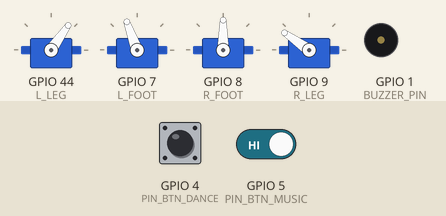
Bench run of a sketch on a simulated ESP32. Shown: 4 × servo, buzzer (waves = sounding). Inputs (shaded band) come from the test bench; at power-on: GPIO 4 (PIN_BTN_DANCE) HIGH, GPIO 5 (PIN_BTN_MUSIC) HIGH. Random numbers use the default seed unless the sketch sets one; the RemoteXY app is connected.

Above: at 5.3 s.
5.4 s: GPIO 4 (PIN_BTN_DANCE) pulled LOW for 1 s
At 5.87 s:
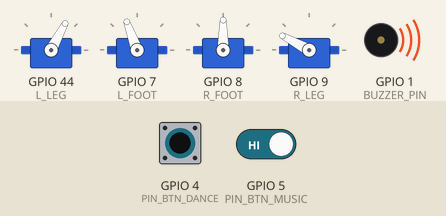
At 6.9 s:
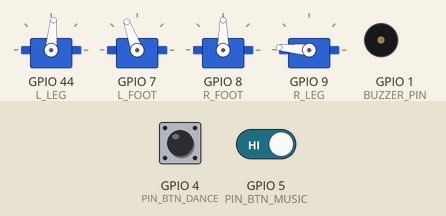
8.9 s: GPIO 4 (PIN_BTN_DANCE) pulled LOW for 3.2 s
At 10.53 s:
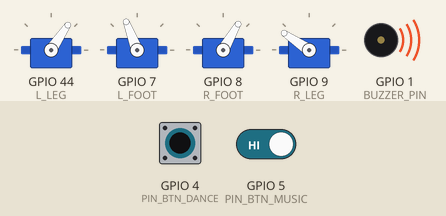
13.6 s: GPIO 4 (PIN_BTN_DANCE) pulled LOW for 3.2 s
18.3 s: GPIO 4 (PIN_BTN_DANCE) driven LOW and GPIO 5 (PIN_BTN_MUSIC) driven LOW
23.5 s: GPIO 4 (PIN_BTN_DANCE) driven HIGH
26.6 s: GPIO 4 (PIN_BTN_DANCE) driven LOW
At 38.4 s:
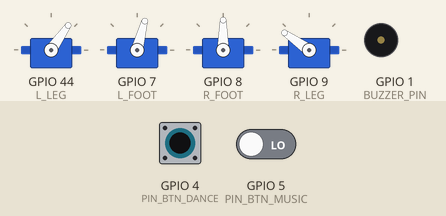
Timing chart, 0 to 54.3 s (numbered marks = the images above; inputs shaded):
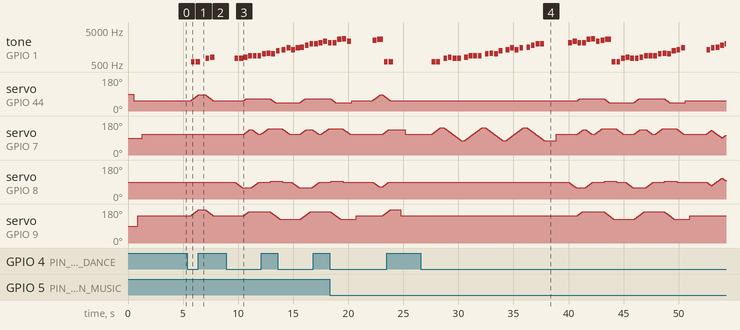

Measured:
- after the input at 5.4 s, tone on GPIO 1 (BUZZER_PIN): plays 587 Hz for 0.35 s, 587 Hz for 0.40 s, 740 Hz for 0.35 s, 784 Hz for 0.40 s, starting after 0.33 s; servo on GPIO 44 (L_LEG): rises from 55° to 85° in 0.67 s, then falls to 55° in 1.3 s; servo on GPIO 9 (R_LEG): rises from 145° to 175° in 0.67 s, then falls to 145° in 1.3 s
- after the input at 8.9 s, tone on GPIO 1 (BUZZER_PIN): plays 740 Hz for 0.35 s, 740 Hz for 0.40 s, 784 Hz for 0.35 s, 880 Hz for 0.35 s, 880 Hz for 0.35 s, 880 Hz for 0.35 s … (10 notes in this stretch), starting after 0.78 s; servo on GPIO 44 (L_LEG): rises from 55° to 65° in 0.21 s, then falls to 45° in 2.6 s

The sketch:

Otto_Groupe04.ino
```cpp
/*    -- HK --   */

// ================== REMOTEXY ==================
#define REMOTEXY_MODE__ESP32CORE_BLE
#include <BLEDevice.h>
#include <ESP32Servo.h>

#define REMOTEXY_BLUETOOTH_NAME "HK"
#define REMOTEXY_ACCESS_PASSWORD "silksong"

#include <RemoteXY.h>

#pragma pack(push, 1)
uint8_t const PROGMEM RemoteXY_CONF_PROGMEM[] =   // 57 bytes V19
  { 255,5,0,0,0,50,0,19,0,0,0,72,75,0,200,1,106,200,1,1,
  4,0,5,15,43,80,80,32,21,172,31,3,6,6,53,8,135,21,26,1,
  6,133,32,32,0,21,31,0,1,70,134,33,33,0,21,31,0 };

struct {
  int8_t  joystick_01_x;
  int8_t  joystick_01_y;
  uint8_t selectorSwitch_01; // 0=A 1=B 2=C 3=D 4=E 5=F 6=G(dance+musique)
  uint8_t button_01;         // virage gauche
  uint8_t button_02;         // virage droit
  uint8_t connect_flag;
} RemoteXY;
#pragma pack(pop)

// ================== VITESSE ==================
struct SpeedProfile { int stepDelay; int pauseDelay; };

SpeedProfile getSpeed() {
  switch (RemoteXY.selectorSwitch_01) {
    case 0: return {20, 120};
    case 1: return {16,  95};
    case 2: return {12,  70};
    case 3: return { 9,  50};
    case 4: return { 5,  20};
    case 5: return { 5,  10};
    case 6: return { 9,  50};
    default: return {10,  60};
  }
}

// ================== PINS ==================
#define BUZZER_PIN    D0   // ton buzzer est sur D0
#define PIN_BTN_DANCE D3
#define PIN_BTN_MUSIC D4

// ================== PITCHES ==================
#define NOTE_D5  587
#define NOTE_FS5 740
#define NOTE_G5  784
#define NOTE_A6  880
#define NOTE_B6  988
#define NOTE_C6  1047
#define NOTE_DS6 1245
#define NOTE_E6  1319
#define NOTE_FS6 1480
#define NOTE_G6  1568
#define NOTE_A7  1760
#define NOTE_B7  1976
#define NOTE_C7  2093
#define NOTE_D7  2349
#define NOTE_DS7 2489
#define NOTE_E7  2637
#define NOTE_F7  2794

// ================== MELODIE ==================
int melody[] = {
  NOTE_D5,  NOTE_D5,  NOTE_FS5, NOTE_G5,
  NOTE_FS5, NOTE_FS5, NOTE_G5,  NOTE_A6,
  NOTE_A6,  NOTE_A6,  NOTE_B6,  NOTE_C6,
  NOTE_B6,  NOTE_DS6, NOTE_E6,  NOTE_FS6,
  NOTE_E6,  NOTE_FS6, NOTE_G6,  NOTE_A7,
  NOTE_B7,  NOTE_B7,  NOTE_C7,  NOTE_D7,
  NOTE_C7,  NOTE_C7,  NOTE_E7,  NOTE_F7,
  NOTE_D7,  NOTE_DS7, NOTE_E7
};
int durations[] = {
  400, 400, 400, 400,
  400, 400, 400, 400,
  400, 400, 400, 400,
  400, 400, 400, 400,
  400, 400, 400, 400,
  400, 400, 400, 400,
  400, 400, 400, 400,
  400, 400, 600
};
const int MELODY_LEN = sizeof(melody) / sizeof(melody[0]);

bool          musicOn        = false;
bool          btn_music_prev = false;
int           musicNote      = 0;
unsigned long musicNext      = 0;
unsigned long musicSilence   = 0;
bool          musicPlaying   = false;

void musicStart() {
  musicOn      = true;
  musicNote    = 0;
  musicNext    = millis();
  musicPlaying = false;
}

void musicStop() {
  musicOn      = false;
  musicPlaying = false;
  noTone(BUZZER_PIN);
}

// Non-bloquant : appelé dans chaque itération servo
void updateMusic() {
  if (!musicOn) return;
  unsigned long now = millis();
  // Couper la note à 85% de sa durée
  if (musicPlaying && now >= musicSilence) {
    noTone(BUZZER_PIN);
    musicPlaying = false;
  }
  // Lancer la note suivante
  if (!musicPlaying && now >= musicNext) {
    tone(BUZZER_PIN, melody[musicNote], durations[musicNote]);
    musicPlaying = true;
    musicSilence = now + (unsigned long)(durations[musicNote] * 0.85);
    musicNext    = now + (unsigned long)durations[musicNote];
    musicNote    = (musicNote + 1) % MELODY_LEN;
  }
}

// ================== SERVOS ==================
Servo L_LEG, R_LEG, L_FOOT, R_FOOT;

const int OFFSET_L_LEG  = -35;
const int OFFSET_R_LEG  = +55;
const int OFFSET_L_FOOT = +20;
const int OFFSET_R_FOOT =   0;

int pos_L_LEG  = 90 + OFFSET_L_LEG;
int pos_R_LEG  = 90 + OFFSET_R_LEG;
int pos_L_FOOT = 90 + OFFSET_L_FOOT;
int pos_R_FOOT = 90 + OFFSET_R_FOOT;

// ================== PRIMITIVES ==================
void moveSlow(Servo &servo, int &currentPos, int target, int stepDelay) {
  if (currentPos < target)
    for (int i = currentPos; i <= target; i++) { servo.write(i); updateMusic(); RemoteXY_delay(stepDelay); yield(); }
  else
    for (int i = currentPos; i >= target; i--) { servo.write(i); updateMusic(); RemoteXY_delay(stepDelay); yield(); }
  currentPos = target;
}

void moveSlowDuo(Servo &s1, int &p1, int t1,
                 Servo &s2, int &p2, int t2, int stepDelay) {
  int steps = max(abs(t1-p1), abs(t2-p2));
  for (int i = 0; i <= steps; i++) {
    if (p1 != t1) { p1 += (t1>p1)?1:-1; s1.write(p1); }
    if (p2 != t2) { p2 += (t2>p2)?1:-1; s2.write(p2); }
    updateMusic(); RemoteXY_delay(stepDelay); yield();
  }
}

void moveSlowTrio(Servo &s1, int &p1, int t1,
                  Servo &s2, int &p2, int t2,
                  Servo &s3, int &p3, int t3, int stepDelay) {
  int steps = max({abs(t1-p1), abs(t2-p2), abs(t3-p3)});
  for (int i = 0; i <= steps; i++) {
    if (p1 != t1) { p1 += (t1>p1)?1:-1; s1.write(p1); }
    if (p2 != t2) { p2 += (t2>p2)?1:-1; s2.write(p2); }
    if (p3 != t3) { p3 += (t3>p3)?1:-1; s3.write(p3); }
    updateMusic(); RemoteXY_delay(stepDelay); yield();
  }
}

void moveSlowQuad(Servo &s1, int &p1, int t1,
                  Servo &s2, int &p2, int t2,
                  Servo &s3, int &p3, int t3,
                  Servo &s4, int &p4, int t4, int stepDelay) {
  int steps = max({abs(t1-p1), abs(t2-p2), abs(t3-p3), abs(t4-p4)});
  for (int i = 0; i <= steps; i++) {
    if (p1 != t1) { p1 += (t1>p1)?1:-1; s1.write(p1); }
    if (p2 != t2) { p2 += (t2>p2)?1:-1; s2.write(p2); }
    if (p3 != t3) { p3 += (t3>p3)?1:-1; s3.write(p3); }
    if (p4 != t4) { p4 += (t4>p4)?1:-1; s4.write(p4); }
    updateMusic(); RemoteXY_delay(stepDelay); yield();
  }
}

// ================== INITIALISATION ==================
void initialisation() {
  pos_L_LEG  = 90 + OFFSET_L_LEG;
  pos_R_LEG  = 90 + OFFSET_R_LEG;
  pos_L_FOOT = 90 + OFFSET_L_FOOT;
  pos_R_FOOT = 90 + OFFSET_R_FOOT;
  L_LEG.write(pos_L_LEG);   RemoteXY_delay(400); yield();
  R_LEG.write(pos_R_LEG);   RemoteXY_delay(400); yield();
  L_FOOT.write(pos_L_FOOT); RemoteXY_delay(400); yield();
  R_FOOT.write(pos_R_FOOT); RemoteXY_delay(400); yield();
}

// ================== PAS DROIT ==================
void pasDroit(int ampActif, int ampPivot, int balance) {
  SpeedProfile sp = getSpeed();
  moveSlow(R_FOOT, pos_R_FOOT, 90 + OFFSET_R_FOOT - 30, sp.stepDelay);
  RemoteXY_delay(sp.pauseDelay);
  moveSlowTrio(L_LEG,  pos_L_LEG,  80  + OFFSET_L_LEG  + ampActif,
               R_LEG,  pos_R_LEG,  90  + OFFSET_R_LEG  + ampPivot,
               L_FOOT, pos_L_FOOT, 100 + OFFSET_L_FOOT + balance,
               sp.stepDelay);
  RemoteXY_delay(sp.pauseDelay);
  moveSlowDuo(R_FOOT, pos_R_FOOT, 90 + OFFSET_R_FOOT,
              L_FOOT, pos_L_FOOT, 90 + OFFSET_L_FOOT, sp.stepDelay);
  RemoteXY_delay(sp.pauseDelay);
}

// ================== PAS GAUCHE ==================
void pasGauche(int ampActif, int ampPivot, int balance) {
  SpeedProfile sp = getSpeed();
  moveSlow(L_FOOT, pos_L_FOOT, 90 + OFFSET_L_FOOT + 30, sp.stepDelay);
  RemoteXY_delay(sp.pauseDelay);
  moveSlowTrio(L_LEG,  pos_L_LEG,  100 + OFFSET_L_LEG  - ampPivot,
               R_LEG,  pos_R_LEG,   90 + OFFSET_R_LEG  - ampActif,
               R_FOOT, pos_R_FOOT,  80 + OFFSET_R_FOOT + balance,
               sp.stepDelay);
  RemoteXY_delay(sp.pauseDelay);
  moveSlowDuo(L_FOOT, pos_L_FOOT, 90 + OFFSET_L_FOOT,
              R_FOOT, pos_R_FOOT, 90 + OFFSET_R_FOOT, sp.stepDelay);
  RemoteXY_delay(sp.pauseDelay);
}

// ================== PAS ARRIÈRE — INCHANGÉS ==================
void pasArriereDroit(int amplitude, int balance) {
  SpeedProfile sp = getSpeed();
  moveSlow(R_FOOT, pos_R_FOOT, 90 + OFFSET_R_FOOT - 30, sp.stepDelay);
  RemoteXY_delay(sp.pauseDelay);
  moveSlowTrio(L_LEG,  pos_L_LEG,  90 + OFFSET_L_LEG  - amplitude,
               R_LEG,  pos_R_LEG,  90 + OFFSET_R_LEG  - amplitude,
               L_FOOT, pos_L_FOOT, 90 + OFFSET_L_FOOT - balance,
               sp.stepDelay);
  RemoteXY_delay(sp.pauseDelay);
  moveSlowDuo(R_FOOT, pos_R_FOOT, 90 + OFFSET_R_FOOT,
              L_FOOT, pos_L_FOOT, 90 + OFFSET_L_FOOT, sp.stepDelay);
  RemoteXY_delay(sp.pauseDelay);
}

void pasArriereGauche(int amplitude, int balance) {
  SpeedProfile sp = getSpeed();
  moveSlow(L_FOOT, pos_L_FOOT, 90 + OFFSET_L_FOOT + 30, sp.stepDelay);
  RemoteXY_delay(sp.pauseDelay);
  moveSlowTrio(L_LEG,  pos_L_LEG,  90 + OFFSET_L_LEG  + amplitude,
               R_LEG,  pos_R_LEG,  90 + OFFSET_R_LEG  + amplitude,
               R_FOOT, pos_R_FOOT, 90 + OFFSET_R_FOOT + balance,
               sp.stepDelay);
  RemoteXY_delay(sp.pauseDelay);
  moveSlowDuo(L_FOOT, pos_L_FOOT, 90 + OFFSET_L_FOOT,
              R_FOOT, pos_R_FOOT, 90 + OFFSET_R_FOOT, sp.stepDelay);
  RemoteXY_delay(sp.pauseDelay);
}

// ================== DANCE ==================
bool danceRunning() {
  return (RemoteXY.selectorSwitch_01 == 6) || (digitalRead(PIN_BTN_DANCE) == LOW);
}

void danceWiggle() {
  SpeedProfile sp = getSpeed();
  for (int r = 0; r < 4; r++) {
    if (!danceRunning()) return;
    moveSlowDuo(L_FOOT, pos_L_FOOT, 90 + OFFSET_L_FOOT + 20,
                R_FOOT, pos_R_FOOT, 90 + OFFSET_R_FOOT - 20, sp.stepDelay);
    moveSlowDuo(L_FOOT, pos_L_FOOT, 90 + OFFSET_L_FOOT - 20,
                R_FOOT, pos_R_FOOT, 90 + OFFSET_R_FOOT + 20, sp.stepDelay);
  }
  initialisation();
}

void danceSway() {
  SpeedProfile sp = getSpeed();
  for (int r = 0; r < 3; r++) {
    if (!danceRunning()) return;
    moveSlow(L_FOOT, pos_L_FOOT, 90 + OFFSET_L_FOOT + 35, sp.stepDelay);
    RemoteXY_delay(sp.pauseDelay * 2);
    moveSlow(L_FOOT, pos_L_FOOT, 90 + OFFSET_L_FOOT - 35, sp.stepDelay);
    RemoteXY_delay(sp.pauseDelay * 2);
  }
  initialisation();
}

void danceBow() {
  SpeedProfile sp = getSpeed();
  if (!danceRunning()) return;
  moveSlowDuo(L_LEG, pos_L_LEG, 90 + OFFSET_L_LEG + 30,
              R_LEG, pos_R_LEG, 90 + OFFSET_R_LEG + 30, sp.stepDelay);
  RemoteXY_delay(600);
  moveSlowDuo(L_LEG, pos_L_LEG, 90 + OFFSET_L_LEG,
              R_LEG, pos_R_LEG, 90 + OFFSET_R_LEG, sp.stepDelay);
  initialisation();
}

void danceStep() {
  for (int r = 0; r < 2; r++) {
    if (!danceRunning()) return;
    pasDroit (20, 20, 15);
    pasGauche(20, 20, 15);
  }
  initialisation();
}

void danceSpin() {
  for (int r = 0; r < 3; r++) {
    if (!danceRunning()) return;
    pasDroit (55, 10, 25);
    pasGauche(55, 10, 25);
  }
  initialisation();
}

void danceJump() {
  SpeedProfile sp = getSpeed();
  for (int r = 0; r < 3; r++) {
    if (!danceRunning()) return;
    moveSlowQuad(L_LEG,  pos_L_LEG,  90 + OFFSET_L_LEG  + 30,
                 R_LEG,  pos_R_LEG,  90 + OFFSET_R_LEG,
                 L_FOOT, pos_L_FOOT, 90 + OFFSET_L_FOOT,
                 R_FOOT, pos_R_FOOT, 90 + OFFSET_R_FOOT - 25, sp.stepDelay);
    RemoteXY_delay(200);
    moveSlowQuad(L_LEG,  pos_L_LEG,  90 + OFFSET_L_LEG,
                 R_LEG,  pos_R_LEG,  90 + OFFSET_R_LEG  + 30,
                 L_FOOT, pos_L_FOOT, 90 + OFFSET_L_FOOT + 25,
                 R_FOOT, pos_R_FOOT, 90 + OFFSET_R_FOOT, sp.stepDelay);
    RemoteXY_delay(200);
  }
  initialisation();
}

void playDance() {
  typedef void (*DanceMove)();
  DanceMove moves[] = { danceWiggle, danceSway, danceBow,
                        danceStep,   danceSpin, danceJump };
  for (int i = 0; i < 4; i++) {
    if (!danceRunning()) return;
    moves[random(6)]();
    RemoteXY_delay(300);
  }
}

// ================== CRABE ==================
// crabeGauche : L_FOOT incliné fixe (+20°) pour stabiliser,
//               R_LEG monte + R_FOOT pousse → robot glisse à gauche
void crabeGauche() {
  SpeedProfile sp = getSpeed();
  // 1. Stabiliser le pied gauche en angle
  moveSlow(L_FOOT, pos_L_FOOT, 90 + OFFSET_L_FOOT + 20, sp.stepDelay);
  RemoteXY_delay(sp.pauseDelay);
  // 2. Lever la jambe droite + abaisser le pied droit (prise d'appui)
  moveSlowDuo(R_LEG,  pos_R_LEG,  90 + OFFSET_R_LEG  - 20,
              R_FOOT, pos_R_FOOT, 90 + OFFSET_R_FOOT + 25, sp.stepDelay);
  RemoteXY_delay(sp.pauseDelay);
  // 3. Redescendre la jambe droite + remonter le pied droit (poussée → glisse à gauche)
  moveSlowDuo(R_LEG,  pos_R_LEG,  90 + OFFSET_R_LEG,
              R_FOOT, pos_R_FOOT, 90 + OFFSET_R_FOOT, sp.stepDelay);
  RemoteXY_delay(sp.pauseDelay);
}

// crabeDroit : R_FOOT incliné fixe (-20°) pour stabiliser,
//              L_LEG monte + L_FOOT pousse → robot glisse à droite
void crabeDroit() {
  SpeedProfile sp = getSpeed();
  // 1. Stabiliser le pied droit en angle
  moveSlow(R_FOOT, pos_R_FOOT, 90 + OFFSET_R_FOOT - 20, sp.stepDelay);
  RemoteXY_delay(sp.pauseDelay);
  // 2. Lever la jambe gauche + abaisser le pied gauche (prise d'appui)
  moveSlowDuo(L_LEG,  pos_L_LEG,  90 + OFFSET_L_LEG  + 20,
              L_FOOT, pos_L_FOOT, 90 + OFFSET_L_FOOT - 25, sp.stepDelay);
  RemoteXY_delay(sp.pauseDelay);
  // 3. Redescendre la jambe gauche + remonter le pied gauche (poussée → glisse à droite)
  moveSlowDuo(L_LEG,  pos_L_LEG,  90 + OFFSET_L_LEG,
              L_FOOT, pos_L_FOOT, 90 + OFFSET_L_FOOT, sp.stepDelay);
  RemoteXY_delay(sp.pauseDelay);
}

// ================== VIRAGES ==================
void virageGauche() {
  pasDroit (10, 55, 25);   // L_LEG petit pas, R_LEG grand pas
  pasGauche(55, 10, 25);   // R_LEG petit pas, L_LEG grand pas
}

void virageDroit() {
  pasDroit (55, 10, 25);   // L_LEG grand pas, R_LEG petit pas
  pasGauche(10, 55, 25);   // R_LEG grand pas, L_LEG petit pas
}

// ================== SETUP ==================
void setup() {
  RemoteXY_Init();
  Serial.begin(115200);
  pinMode(PIN_BTN_DANCE, INPUT_PULLUP);
  pinMode(PIN_BTN_MUSIC, INPUT_PULLUP);
  L_LEG.attach(D7);
  L_FOOT.attach(D8);
  R_FOOT.attach(D9);
  R_LEG.attach(D10);
  randomSeed(analogRead(0));
  RemoteXY_delay(500);
  initialisation();
  RemoteXY_delay(2000);
}

// ================== LOOP ==================
void loop() {
  RemoteXY_Handler();
  updateMusic();

  // --- D4 physique : toggle musique seule ---
  bool btn_music_now = (digitalRead(PIN_BTN_MUSIC) == LOW);
  if (btn_music_now && !btn_music_prev) {
    if (musicOn) musicStop();
    else         musicStart();
  }
  btn_music_prev = btn_music_now;

  // --- Position G (6) OU D3 physique : dance + musique en boucle ---
  if (danceRunning()) {
    if (!musicOn) musicStart();
    playDance();
    if (!danceRunning()) musicStop();
    return;
  } else {
    if (musicOn) musicStop();
  }

  // --- Déplacement joystick ---
  if (RemoteXY.joystick_01_y > 30 && abs(RemoteXY.joystick_01_x) <= 30) {
    if (RemoteXY.button_02) {
      virageGauche();
    }
    else if (RemoteXY.button_01) {
      virageDroit();
    }
    else {
      pasDroit (40, 40, 25);
      pasGauche(40, 40, 25);
    }
  }
  else if (RemoteXY.joystick_01_y < -30 && abs(RemoteXY.joystick_01_x) <= 30) {
    pasArriereDroit (40, 25);
    pasArriereGauche(40, 25);
  }
  else if (RemoteXY.joystick_01_x < -30 && abs(RemoteXY.joystick_01_y) <= 30) {
    crabeGauche();
  }
  else if (RemoteXY.joystick_01_x > 30 && abs(RemoteXY.joystick_01_y) <= 30) {
    crabeDroit();
  }
  else {
    initialisation();
  }
}
```
